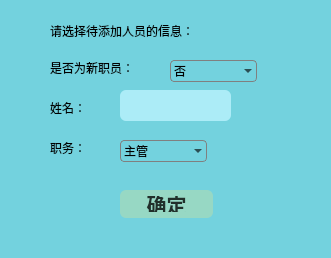
<?xml version="1.0" encoding="UTF-8"?>
<ui version="4.0">
 <class>addp</class>
 <widget class="QWidget" name="addp">
  <property name="geometry">
   <rect>
    <x>0</x>
    <y>0</y>
    <width>331</width>
    <height>258</height>
   </rect>
  </property>
  <property name="windowTitle">
   <string>Form</string>
  </property>
  <property name="styleSheet">
   <string notr="true">background-color: #73d2de</string>
  </property>
  <widget class="QLabel" name="label">
   <property name="geometry">
    <rect>
     <x>50</x>
     <y>20</y>
     <width>211</width>
     <height>21</height>
    </rect>
   </property>
   <property name="text">
    <string>请选择待添加人员的信息：</string>
   </property>
  </widget>
  <widget class="QLabel" name="label_2">
   <property name="geometry">
    <rect>
     <x>50</x>
     <y>60</y>
     <width>101</width>
     <height>16</height>
    </rect>
   </property>
   <property name="text">
    <string>是否为新职员：</string>
   </property>
  </widget>
  <widget class="QLabel" name="label_3">
   <property name="geometry">
    <rect>
     <x>50</x>
     <y>100</y>
     <width>101</width>
     <height>16</height>
    </rect>
   </property>
   <property name="text">
    <string>姓名：</string>
   </property>
  </widget>
  <widget class="QLineEdit" name="lineEdit">
   <property name="geometry">
    <rect>
     <x>120</x>
     <y>90</y>
     <width>111</width>
     <height>31</height>
    </rect>
   </property>
   <property name="styleSheet">
    <string notr="true">border-radius:6px;
font:bold 20px;
background-color:#acecf7;</string>
   </property>
  </widget>
  <widget class="QLabel" name="label_4">
   <property name="geometry">
    <rect>
     <x>50</x>
     <y>140</y>
     <width>101</width>
     <height>16</height>
    </rect>
   </property>
   <property name="text">
    <string>职务：</string>
   </property>
  </widget>
  <widget class="QPushButton" name="pushButton">
   <property name="geometry">
    <rect>
     <x>120</x>
     <y>190</y>
     <width>93</width>
     <height>28</height>
    </rect>
   </property>
   <property name="styleSheet">
    <string notr="true">QPushButton{
            background-color:#97d8c4;
            order-style:outset;
            border-width:2px;
            border-radius:6px;
            border-color:white;
            font:bold 20px;
            color:rgba(0,0,0,200);
            padding:6px;
            }
QPushButton:pressed{
            background-color:#b2f7ef;
            border-color:white;
            border-style:inset;
            color:rgba(0,0,0,100);
            }
 QPushButton:hover{
            background-color:#b2f7ef;
            border-color:white;
            color:rgba(0,0,0,200);
            }</string>
   </property>
   <property name="text">
    <string>确定</string>
   </property>
  </widget>
  <widget class="QComboBox" name="gra">
   <property name="geometry">
    <rect>
     <x>120</x>
     <y>140</y>
     <width>87</width>
     <height>22</height>
    </rect>
   </property>
   <property name="styleSheet">
    <string notr="true">QComboBox {
    border: 1px solid gray;   /* 边框 */
    border-radius: 4px;   /* 圆角 */
    padding: 1px 18px 1px 3px;   /* 字体填衬 */
    color: #000;
    font: normal normal 15px &quot;Microsoft YaHei&quot;;
    background: transparent;
}

</string>
   </property>
   <item>
    <property name="text">
     <string>主管</string>
    </property>
   </item>
   <item>
    <property name="text">
     <string>副主管</string>
    </property>
   </item>
   <item>
    <property name="text">
     <string>其他人员</string>
    </property>
   </item>
  </widget>
  <widget class="QComboBox" name="ifNew">
   <property name="geometry">
    <rect>
     <x>170</x>
     <y>60</y>
     <width>87</width>
     <height>22</height>
    </rect>
   </property>
   <property name="styleSheet">
    <string notr="true">QComboBox {
    border: 1px solid gray;   /* 边框 */
    border-radius: 4px;   /* 圆角 */
    padding: 1px 18px 1px 3px;   /* 字体填衬 */
    color: #000;
    font: normal normal 15px &quot;Microsoft YaHei&quot;;
    background: transparent;
}

</string>
   </property>
   <item>
    <property name="text">
     <string>否</string>
    </property>
   </item>
   <item>
    <property name="text">
     <string>是</string>
    </property>
   </item>
  </widget>
 </widget>
 <resources/>
 <connections/>
</ui>
